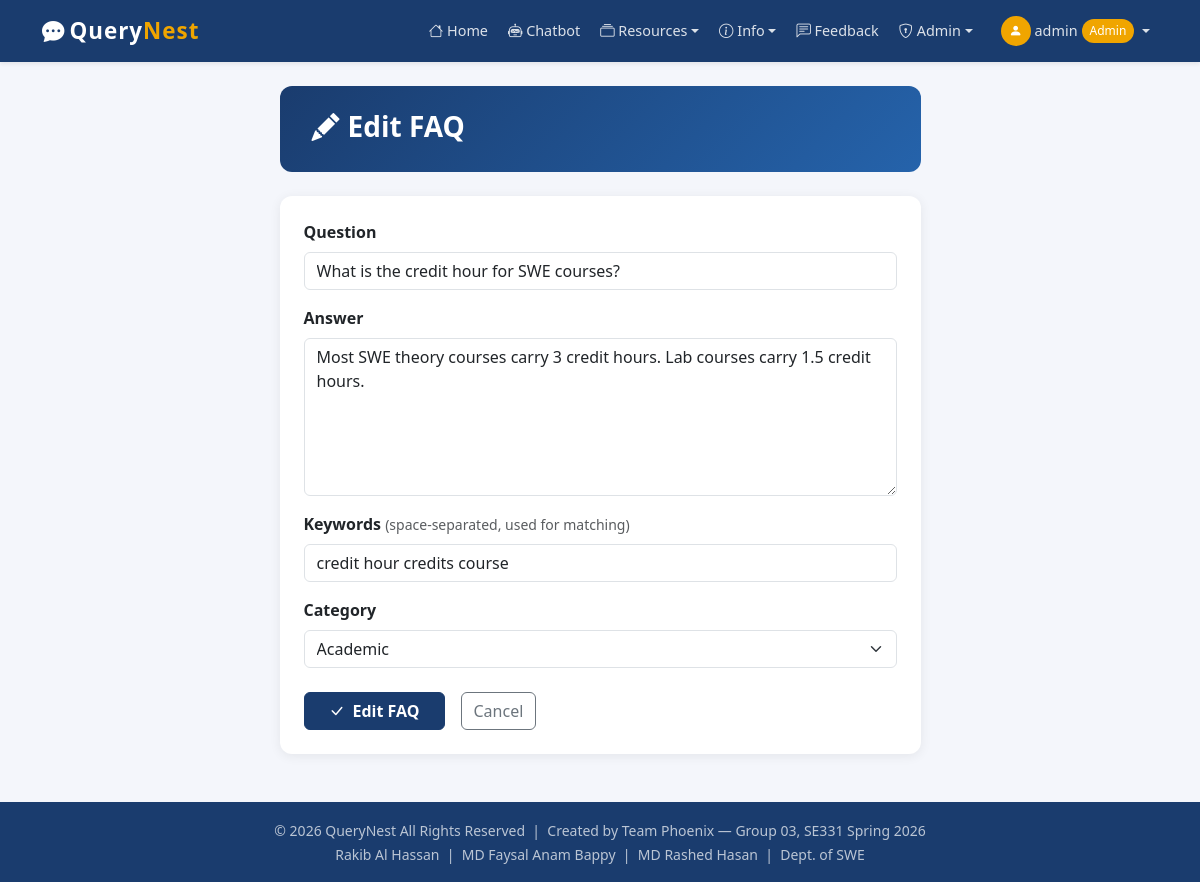
Screenshot of /admin/faq/edit/1 (signed in) with the database file from the repository.
### tables this page shows
CREATE TABLE faqs (
            faq_id    INTEGER PRIMARY KEY AUTOINCREMENT,
            question  TEXT NOT NULL,
            answer    TEXT NOT NULL,
            keywords  TEXT,
            category  TEXT
        );

### app.py (the view, shortened to what this page needs)
@app.route('/admin/faq/edit/<int:faq_id>', methods=['GET', 'POST'])
@admin_required
def faq_edit(faq_id):
    conn = get_db()
    faq  = conn.execute("SELECT * FROM faqs WHERE faq_id=?", (faq_id,)).fetchone()
    conn.close()
    return render_template('faq_form.html', faq=faq, action='Edit')

### app.py (called while the page is built)
def get_db():
    conn = sqlite3.connect(DB_PATH)
    conn.row_factory = sqlite3.Row
    return conn

def admin_required(f):
    @wraps(f)
    def decorated(*args, **kwargs):
        if session.get('role') != 'admin':
            flash('Admin access required.', 'danger')
            return redirect(url_for('login'))
        return f(*args, **kwargs)
    return decorated

### templates/faq_form.html (shortened to what this page needs)
{% extends "base.html" %}
{% block content %}
<div class="row justify-content-center">
  <div class="col-lg-7">
    <div class="page-header">
      <h3 class="fw-bold mb-1">
        <i class="bi bi-{{ 'plus-circle' if action=='Add' else 'pencil' }}-fill me-2"></i>{{ action }} FAQ
      </h3>
    </div>
    <div class="card">
      <div class="card-body p-4">
        <form method="post">
          <div class="mb-3">
            <label class="form-label fw-semibold">Question</label>
            <input type="text" name="question" class="form-control"
                   value="{{ faq.question if faq else '' }}"
                   placeholder="e.g. What is the passing mark?" required>
          </div>
          <div class="mb-3">
            <label class="form-label fw-semibold">Answer</label>
            <textarea name="answer" class="form-control" rows="6"
                      placeholder="Write a clear, helpful answer…" required>{{ faq.answer if faq else '' }}</textarea>
          </div>
          <div class="mb-3">
            <label class="form-label fw-semibold">Keywords <small class="text-muted fw-normal">(space-separated, used for matching)</small></label>
            <input type="text" name="keywords" class="form-control"
                   value="{{ faq.keywords if faq else '' }}"
                   placeholder="e.g. grade pass mark minimum fail">
          </div>
          <div class="mb-4">
            <label class="form-label fw-semibold">Category</label>
            <select name="category" class="form-select" required>
              {% for cat in ['Academic','Exam','Lab','General'] %}
              <option value="{{ cat }}" {% if faq and faq.category == cat %}selected{% endif %}>{{ cat }}</option>
              {% endfor %}
            </select>
          </div>
          <div class="d-flex gap-3">
            <button type="submit" class="btn btn-{% if action=='Add' %}warning{% else %}primary{% endif %} fw-semibold px-4">
              <i class="bi bi-check-lg me-2"></i>{{ action }} FAQ
            </button>
            <a href="{{ url_for('admin_faqs') }}" class="btn btn-outline-secondary">Cancel</a>
          </div>
        </form>
      </div>
    </div>
  </div>
</div>
{% endblock %}

### templates/base.html (style rules this page uses)
:root { --primary:#1a3c6e; --accent:#f0a500; }
body { background:#f4f6fb; font-family:'Segoe UI',sans-serif; }
.btn-primary { background:var(--primary); border-color:var(--primary); }
.card { border:none; border-radius:12px; box-shadow:0 2px 12px rgba(0,0,0,.07); }
.page-header { background:linear-gradient(135deg,#1a3c6e,#2563ab); color:#fff; border-radius:12px; padding:1.5rem 2rem; margin-bottom:1.5rem; }

### rows the page displays
faqs: question "What is the credit hour for SWE courses?", answer "Most SWE theory courses carry 3 credit hours. Lab courses carry 1.5 credit hours.", keywords "credit hour credits course", category "Academic"

### other values shown
{{ session.user_name }} "admin"
{{ action }} "Edit"
